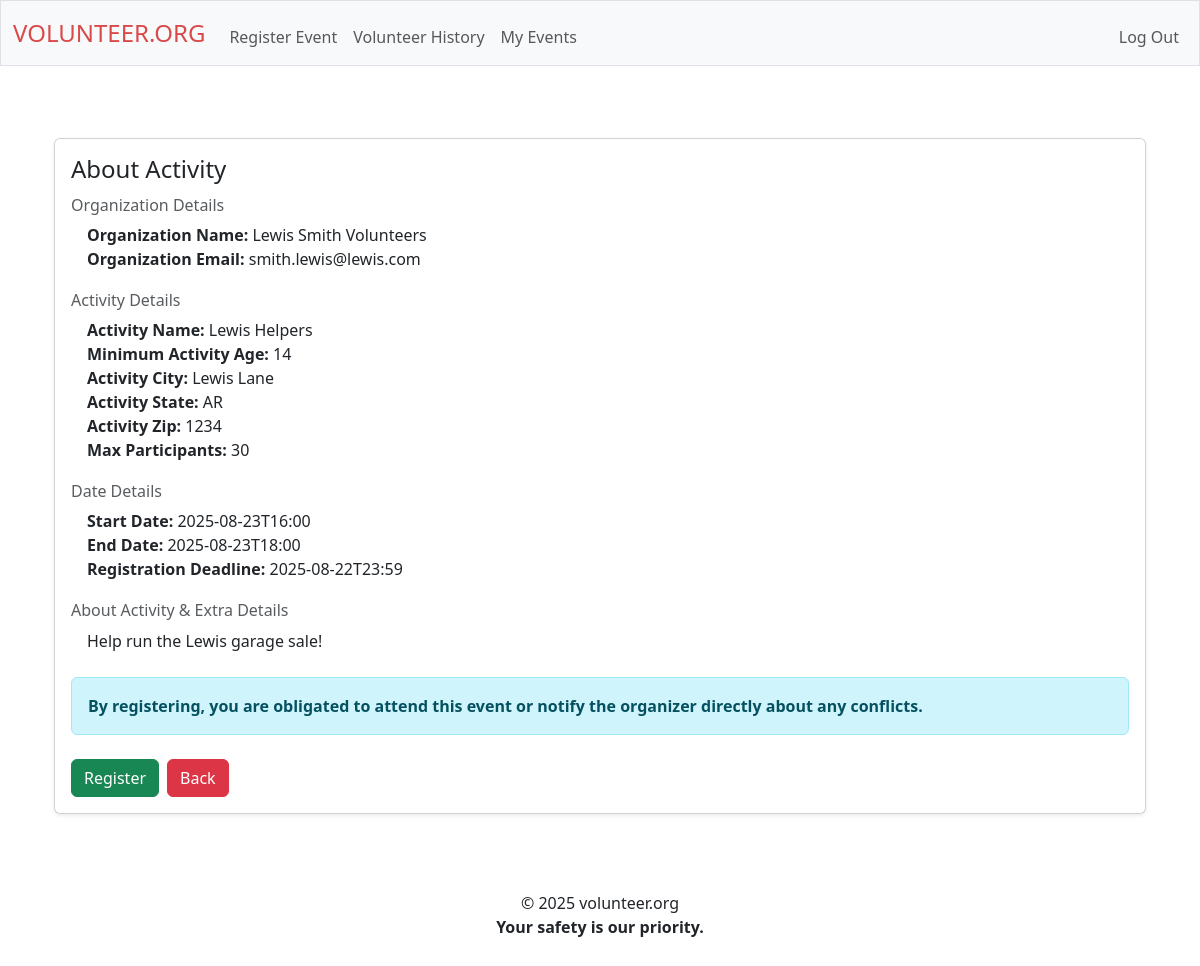
Page /find_more?id=1 (signed in) on the committed database.
### tables this page shows
CREATE TABLE application_for_review (
    id INTEGER PRIMARY KEY,
    name_organizer TEXT NOT NULL,
    email_organizer TEXT NOT NULL,
    city_organizer TEXT NOT NULL,
    state_organizer TEXT NOT NULL,
    zip_organizer TEXT NOT NULL,

    organization_name TEXT NOT NULL,
    organization_email TEXT NOT NULL,

    activity_age TEXT NOT NULL,
    activity_city TEXT NOT NULL,
    activity_state TEXT NOT NULL,
    activity_zip TEXT NOT NULL,

    max_people INT NOT NULL,

    date_start TIMESTAMP NOT NULL,
    date_end TIMESTAMP NOT NULL,
    date_reg_deadline TIMESTAMP NOT NULL,

    activity_name TEXT NOT NULL,
    description TEXT NOT NULL,

account_id INTEGER NOT NULL,
account_name TEXT NOT NULL,
account_email TEXT NOT NULL,
account_user_age INTEGER NOT NULL,
account_username TEXT NOT NULL
);

### routes/events.py (the view)
@events_bp.route("/find_more", methods=["GET"])
def find_more():
    if "user_id" not in session:
        return redirect("/login")
    if request.method == "GET":
        application_id = request.args.get("id")
        if application_id is None:
            return redirect("/")
        info = db.execute("SELECT * FROM application_for_review WHERE id = ?", (application_id,)).fetchall()
        return render_template("find_more.html", info=info)
    else:
        return redirect("/")

### app.py (called while the page is built)
def create_app():
    app = Flask(__name__)
    app.config.from_object(Config)
    Session(app)
    register_blueprints(app)
    @app.after_request
    def after_request(response):
        response.headers["Cache-Control"] = "no-cache, no-store, must-revalidate"
        response.headers["Expires"] = 0
        response.headers["Pragma"] = "no-cache"
        return response
    return app

### templates/find_more.html (shortened to what this page needs)
{% extends "layout.html" %}
{% block main %}
<div class="container my-4 fade-in">
  <div class="card shadow-sm slide-up">
    <div class="card-body">
      <h4 class="card-title mb-3">About Activity</h4>
      <div class="mb-4">
        <h6 class="card-subtitle mb-2 text-muted">Organization Details</h6>
        <ul class="list-unstyled ms-3">
          <li><strong>Organization Name:</strong> {{ info[0][6] }}</li>
          <li><strong>Organization Email:</strong> {{ info[0][7] }}</li>
        </ul>
      </div>
      <div class="mb-4">
        <h6 class="card-subtitle mb-2 text-muted">Activity Details</h6>
        <ul class="list-unstyled ms-3">
          <li><strong>Activity Name:</strong> {{ info[0][16] }}</li>
          <li><strong>Minimum Activity Age:</strong> {{ info[0][8] }}</li>
          <li><strong>Activity City:</strong> {{ info[0][9] }}</li>
          <li><strong>Activity State:</strong> {{ info[0][10] }}</li>
          <li><strong>Activity Zip:</strong> {{ info[0][11] }}</li>
          <li><strong>Max Participants:</strong> {{ info[0][12] }}</li>
        </ul>
      </div>
      <div class="mb-4">
        <h6 class="card-subtitle mb-2 text-muted">Date Details</h6>
        <ul class="list-unstyled ms-3">
          <li><strong>Start Date:</strong> {{ info[0][13] }}</li>
          <li><strong>End Date:</strong> {{ info[0][14] }}</li>
          <li><strong>Registration Deadline:</strong> {{ info[0][15] }}</li>
        </ul>
      </div>
      <div class="mb-4">
        <h6 class="card-subtitle mb-2 text-muted">About Activity & Extra Details</h6>
        <ul class="list-unstyled ms-3">
          <li></li><p class="card-text">{{ info[0][17] }}</p></li>
        </ul>
      </div>
      <div class="alert alert-info mb-4" role="alert">
        <strong>By registering, you are obligated to attend this event or notify the organizer directly about any conflicts.</strong>
      </div>
      <div class="d-flex gap-2">
        <a onclick="showConfirm()" class="btn btn-success">Register</a>
        <a href="/" class="btn btn-danger">Back</a>
      </div>
    </div>
  </div>
</div>
{% endblock %}

### static/styles.css (style rules this page uses)
html, body { height: 100%; min-height: 100%; display: flex; flex-direction: column; min-height: 100vh; }
body { display: flex; flex-direction: column; min-height: 100vh; }
.fade-in { opacity: 0; animation: fadeIn 1s ease-in forwards; }
.slide-up { opacity: 0; transform: translateY(30px); animation: slideUp 0.8s cubic-bezier(0.23, 1, 0.32, 1) forwards; }
button, .btn { transition: background 0.3s, color 0.3s, transform 0.2s, box-shadow 0.2s; will-change: transform, box-shadow; }
.card, .event-card, .volunteer-card { transition: box-shadow 0.3s, transform 0.3s; }
.card { text-align: left; }

### rows in the picture
application_for_review: organization_name "Lewis Smith Volunteers", organization_email "smith.lewis@lewis.com", activity_name "Lewis Helpers", activity_age "14", activity_city "Lewis Lane", activity_state "AR", activity_zip "1234", max_people "30", date_start "2025-08-23T16:00", date_end "2025-08-23T18:00", date_reg_deadline "2025-08-22T23:59", description "Help run the Lewis garage sale!"
